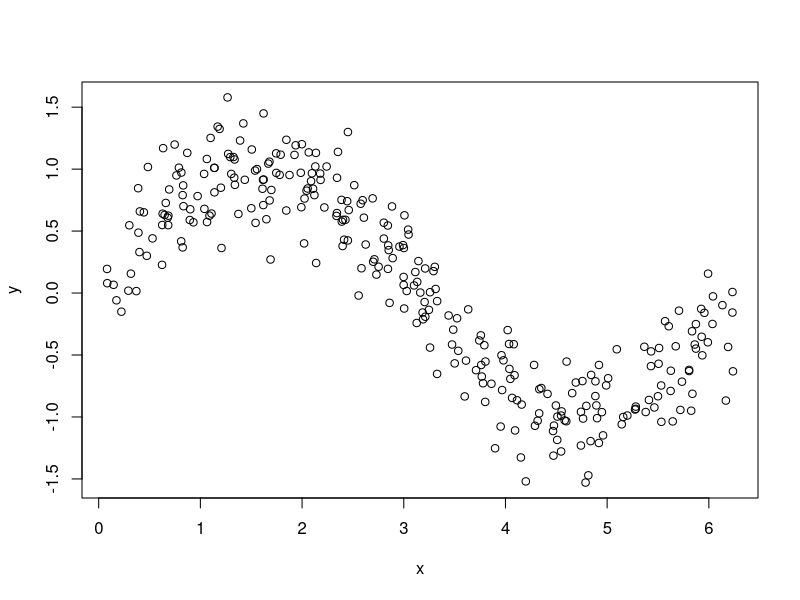

Write R code to recreate this figure. (Note: this script raises an error after producing the figure.)
n=300
set.seed(1)
u=sort(runif(n)*2*pi)
y=sin(u)+rnorm(n)/4
df=data.frame(x=u,y=y)
plot(df)


v=.05 
library(splines)
fit=lm(y~bs(x,degree=1,df=3),data=df)
df$yp=predict(fit,newdata=df)
df$yr=df$y - v*df$yp
YP=v*yp

for(t in 1:100){
  fit=lm(yr~bs(x,degree=1,df=3),data=df)
  yp=predict(fit,newdata=df)
  df$yr=df$yr - v*yp
  YP=cbind(YP,v*yp)
}



nd=data.frame(x=seq(0,2*pi,by=.01))
viz=function(M){
  if(M==1)  y=YP[,1]
  if(M>1)   y=apply(YP[,1:M],1,sum)
  plot(df$x,df$y,ylab="",xlab="")
  lines(df$x,y,type="l",col="red",lwd=3)
  fit=lm(y~bs(x,degree=1,df=3),data=df)
  yp=predict(fit,newdata=nd)
  lines(nd$x,yp,type="l",col="blue",lwd=3)
  lines(nd$x,sin(nd$x),lty=2)}

viz(100)
